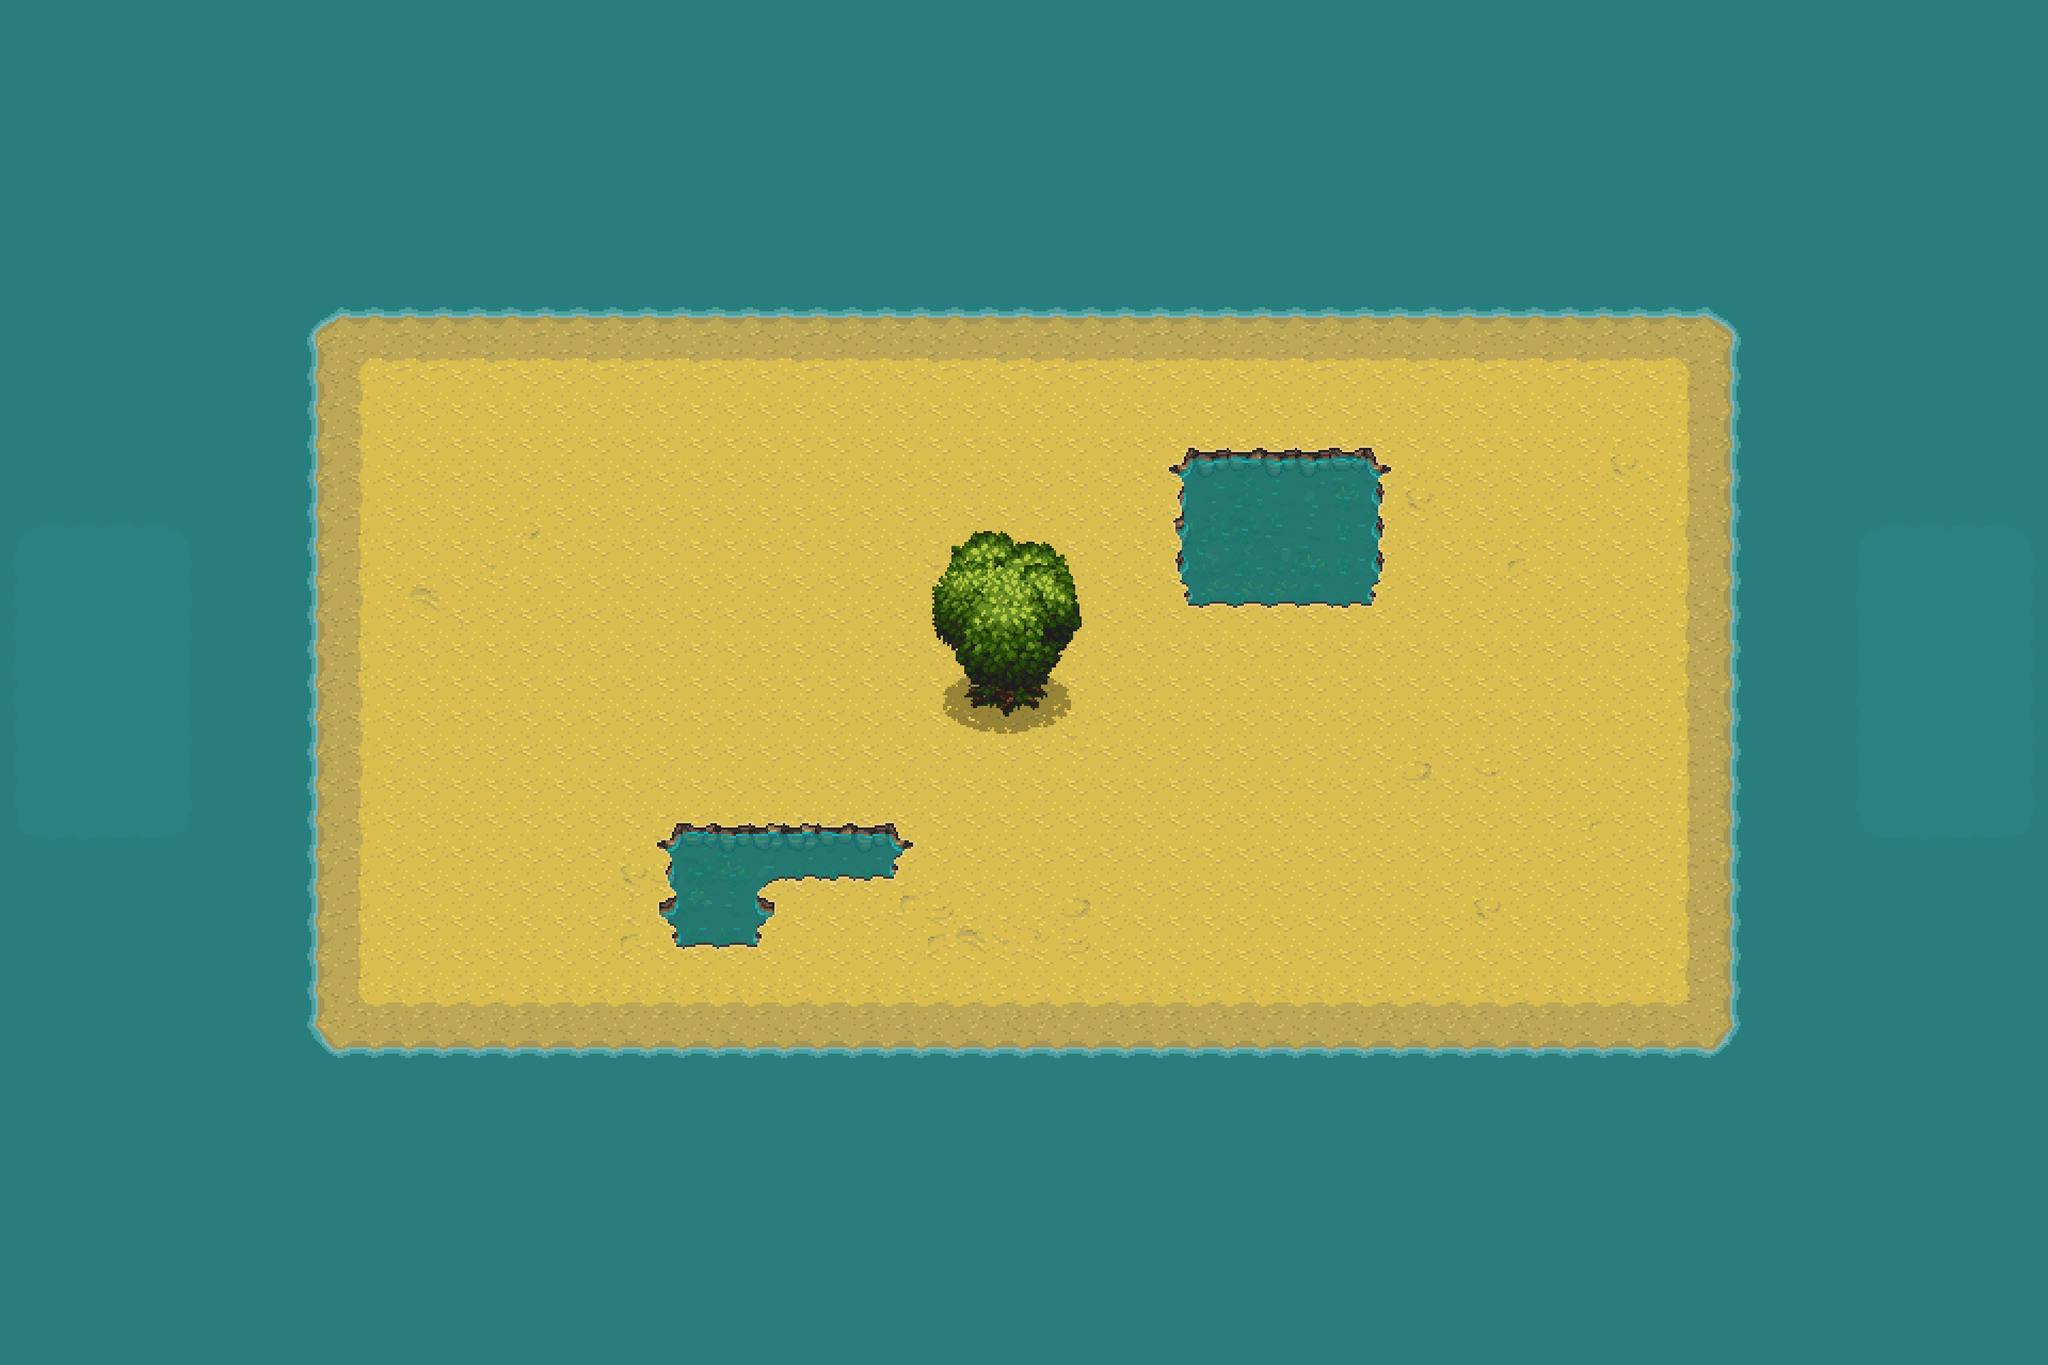

This game map was drawn from its Tiled (.tmx) file and the tilesets committed beside it. A one-line description and the trimmed map source follow:
An orthogonal 60x40 tile map with 48x48 px tiles, 6 tile layers (sea, island, deco, alpha_respawn, ...).

<map version="1.10" tiledversion="1.10.1" orientation="orthogonal" renderorder="right-down" width="60" height="40" tilewidth="48" tileheight="48" infinite="0" nextlayerid="8" nextobjectid="1">
 <tileset firstgid="1" source="CL_MainLev.tsx" />
 <layer id="1" name="sea" width="60" height="40">
  <data>[2400 cells, 2400 non-empty, 14 distinct tile ids]</data>
 </layer>
 <layer id="2" name="island" width="60" height="40">
  <data>[2400 cells, 924 non-empty, 30 distinct tile ids]</data>
 </layer>
 <layer id="4" name="deco" width="60" height="40">
  <data>[2400 cells, 153 non-empty, 37 distinct tile ids]</data>
 </layer>
 <layer id="5" name="alpha_respawn" width="60" height="40">
  <data>[2400 cells, 32 non-empty, 4 distinct tile ids]</data>
 </layer>
 <layer id="6" name="beta_respawn" width="60" height="40">
  <data>[2400 cells, 32 non-empty, 1 distinct tile ids]</data>
 </layer>
 <layer id="7" name="restrict" width="60" height="40">
  <data>[2400 cells, 65 non-empty, 48 distinct tile ids]</data>
 </layer>
</map>
